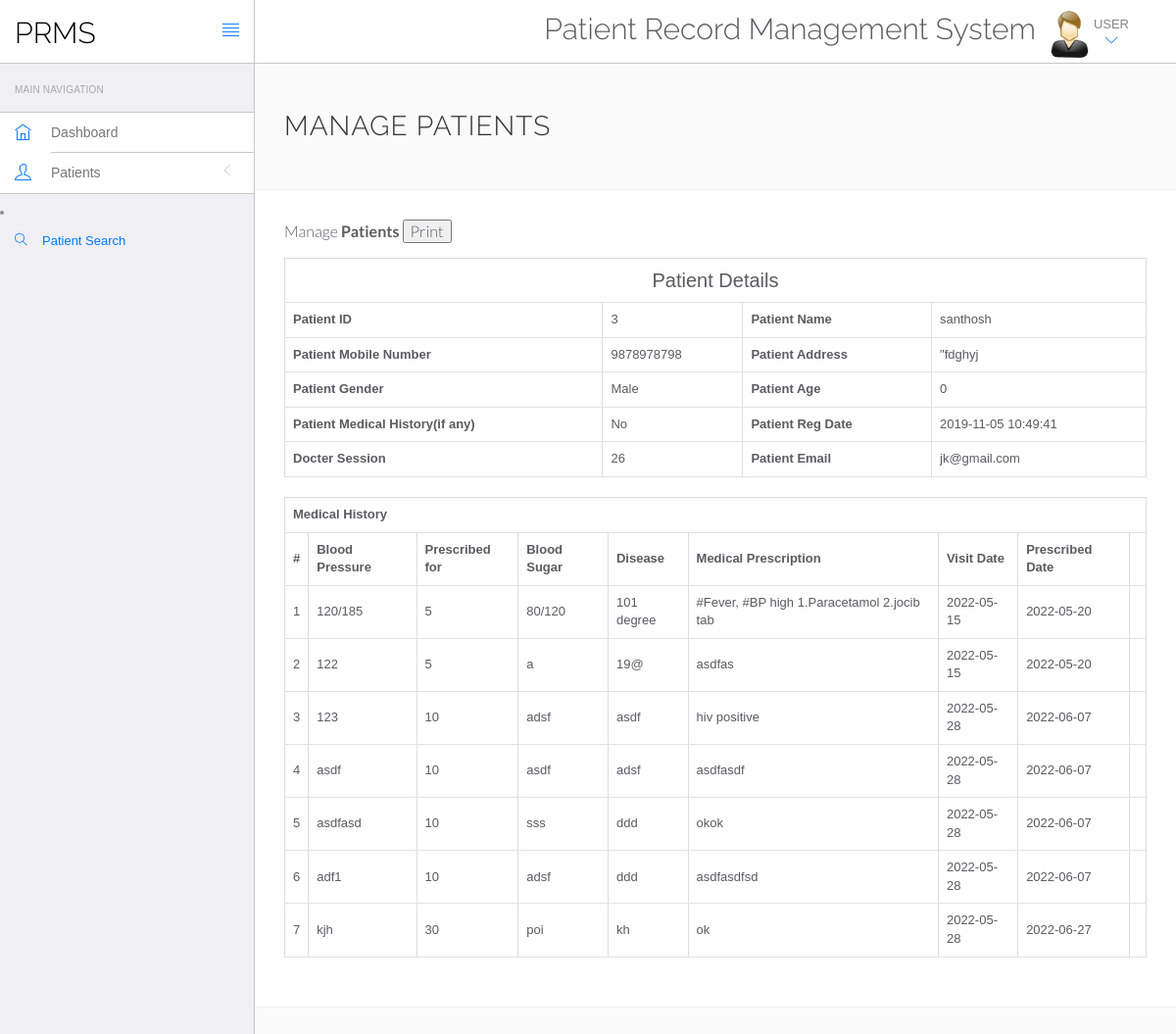
/hms/admin/view-patient.php?viewid=3 (signed in), run on the app's committed database.
### tables this page shows
CREATE TABLE `tblpatient` (
  `ID` int(10) NOT NULL,
  `Docid` int(10) DEFAULT NULL,
  `PatientName` varchar(200) DEFAULT NULL,
  `PatientContno` bigint(10) DEFAULT NULL,
  `PatientEmail` varchar(200) DEFAULT NULL,
  `PatientGender` varchar(50) DEFAULT NULL,
  `PatientAdd` mediumtext DEFAULT NULL,
  `PatientAge` int(10) DEFAULT NULL,
  `PatientMedhis` mediumtext DEFAULT NULL,
  `CreationDate` timestamp NULL DEFAULT current_timestamp(),
  `UpdationDate` timestamp NULL DEFAULT current_timestamp(),
  `doctersession` varchar(50) DEFAULT NULL
);

CREATE TABLE `tblmedicalhistory` (
  `ID` int(10) NOT NULL,
  `PatientID` int(10) DEFAULT NULL,
  `BloodPressure` varchar(200) DEFAULT NULL,
  `BloodSugar` varchar(200) NOT NULL,
  `Weight` varchar(100) DEFAULT NULL,
  `Temperature` varchar(200) DEFAULT NULL,
  `MedicalPres` mediumtext DEFAULT NULL,
  `CreationDate` timestamp NOT NULL DEFAULT current_timestamp() ON UPDATE current_timestamp(),
  `NextVisitDate` timestamp NOT NULL DEFAULT current_timestamp() ON UPDATE current_timestamp()
);

### hms/admin/view-patient.php (the view, shortened to what this page needs)
<?php
include('include/config.php');
?>
<!DOCTYPE html>
<html lang="en">
<head>
  <link rel="stylesheet" href="vendor/bootstrap/css/bootstrap.min.css">
  <link rel="stylesheet" href="vendor/fontawesome/css/font-awesome.min.css">
  <link rel="stylesheet" href="vendor/themify-icons/themify-icons.min.css">
  <link href="vendor/animate.css/animate.min.css" rel="stylesheet" media="screen">
  <link href="vendor/perfect-scrollbar/perfect-scrollbar.min.css" rel="stylesheet" media="screen">
  <link href="vendor/switchery/switchery.min.css" rel="stylesheet" media="screen">
  <link href="vendor/bootstrap-touchspin/jquery.bootstrap-touchspin.min.css" rel="stylesheet" media="screen">
  <link href="vendor/select2/select2.min.css" rel="stylesheet" media="screen">
  <link href="vendor/bootstrap-datepicker/bootstrap-datepicker3.standalone.min.css" rel="stylesheet" media="screen">
  <link href="vendor/bootstrap-timepicker/bootstrap-timepicker.min.css" rel="stylesheet" media="screen">
  <link rel="stylesheet" href="assets/css/styles.css">
  <link rel="stylesheet" href="assets/css/plugins.css">
  <link rel="stylesheet" href="assets/css/themes/theme-1.css" id="skin_color" />
</head>
<body>
  <div id="app">
    <?php include('include/sidebar.php'); ?>
    <div class="app-content">
      <?php include('include/header.php'); ?>
      <div class="main-content">
        <div class="wrap-content container" id="container">
          <section id="page-title">
            <div class="row">
              <div class="col-sm-8">
                <h1 class="mainTitle">Manage Patients</h1>
              </div>
            </div>
          </section>
          <div class="container-fluid container-fullw bg-white">
            <div class="row">
              <div class="col-md-12">
                <h5 class="over-title margin-bottom-15">Manage <span class="text-bold">Patients</span> <input type="button" value="Print" onClick="window.print()"></h5>
                <?php
                $vid = $_GET['viewid'];
                $ret = mysqli_query($con, "select * from tblpatient where ID='$vid'");
                $cnt = 1;
                while ($row = mysqli_fetch_array($ret)) {
                ?>
                  <table border="1" class="table table-bordered">
                    <tr align="center">
                      <td colspan="4" style="font-size:20px;color:blue">
                        Patient Details</td>
                    </tr>
                    <tr>
                    <th scope>Patient ID</th>
                      <td><?php echo $row['ID']; ?></td>
                      <th scope>Patient Name</th>
                      <td><?php echo $row['PatientName']; ?></td>
                    </tr>
                    <tr>
                      <th scope>Patient Mobile Number</th>
                      <td><?php echo $row['PatientContno']; ?></td>
                      <th>Patient Address</th>
                      <td><?php echo $row['PatientAdd']; ?></td>
                    </tr>
                    <tr>
                      <th>Patient Gender</th>
                      <td><?php echo $row['PatientGender']; ?></td>
                      <th>Patient Age</th>
                      <td><?php echo $row['PatientAge']; ?></td>
                    </tr>
                    <tr>
                      <th>Patient Medical History(if any)</th>
                      <td><?php echo $row['PatientMedhis']; ?></td>
                      <th>Patient Reg Date</th>
                      <td><?php echo $row['CreationDate']; ?></td>
                    </tr>
                    <tr>
                      <th>Docter Session</th>
                      <td><?php echo $row['doctersession']; ?></td>
                      <th scope>Patient Email</th>
                      <td><?php echo $row['PatientEmail']; ?></td>
                    </tr>
                  <?php } ?>
                  </table>
                  <?php
                  $ret = mysqli_query($con, "select * from tblmedicalhistory  where PatientID='$vid'");
                  ?>
                  <table id="datatable" class="table table-bordered dt-responsive nowrap" style="border-collapse: collapse; border-spacing: 0; width: 100%;">
                    <tr align="center">
                      <th colspan="10">Medical History</th>
                    </tr>
                    <tr>
                      <th>#</th>
                      <th>Blood Pressure</th>
                      <th>Prescribed for</th>
                      <th>Blood Sugar</th>
                      <th>Disease</th>
                      <th>Medical Prescription</th>
                      <th>Visit Date</th>
                      <th>Prescribed Date</th>
                      <th></th>
                    </tr>
                    <?php
                    while ($row = mysqli_fetch_array($ret)) {
                    ?>
                      <tr>
                        <td><?php echo $cnt; ?></td>
                        <td><?php echo $row['BloodPressure']; ?></td>
                        <td><?php echo $row['Weight']; ?></td>
                        <td><?php echo $row['BloodSugar']; ?></td>
                        <td><?php echo $row['Temperature']; ?></td>
                        <td><?php echo $row['MedicalPres']; ?></td>
                        <td><?php $date= $row['CreationDate']; echo date('Y-m-d', strtotime($date))  ?></td>
                        <td><?php $tempdate =$row['Weight'];  $temp1='+'; $temp2=strval($tempdate); $temp3='days'; $temp4 = $temp1.=$temp2;  $temp5= $temp1.=$temp3;       $Date = $row['CreationDate']; echo date('Y-m-d', strtotime($Date . $temp5)); ?></td>
                        <td><?php echo $row['doctersession']; ?></td>
                     </tr>
                    <?php $cnt = $cnt + 1;
                    } ?>
                  </table>
              </div>
            </div>
          </div>
        </div>
      </div>
</body>
</html>

### hms/admin/assets/css/themes/theme-1.css (style rules this page uses)
body { background: #FAFAFA; }

### data on the page
tblpatient: ID "3", PatientName "santhosh", PatientContno "9878978798", PatientAdd "\"fdghyj", PatientGender "Male", PatientAge "0", PatientMedhis "No", CreationDate "2019-11-05 10:49:41", doctersession "26", PatientEmail "jk@gmail.com"
tblmedicalhistory: BloodPressure "120/185", Weight "5", BloodSugar "80/120", Temperature "101 degree", MedicalPres "#Fever, #BP high 1.Paracetamol 2.jocib tab", CreationDate "2022-05-15", CreationDate "2022-05-20"
tblmedicalhistory: BloodPressure "122", Weight "5", BloodSugar "a", Temperature "19@", MedicalPres "asdfas", CreationDate "2022-05-15", CreationDate "2022-05-20"
tblmedicalhistory: BloodPressure "123", Weight "10", BloodSugar "adsf", Temperature "asdf", MedicalPres "hiv positive", CreationDate "2022-05-28", CreationDate "2022-06-07"
tblmedicalhistory: BloodPressure "asdf", Weight "10", BloodSugar "asdf", Temperature "adsf", MedicalPres "asdfasdf", CreationDate "2022-05-28", CreationDate "2022-06-07"
tblmedicalhistory: BloodPressure "asdfasd", Weight "10", BloodSugar "sss", Temperature "ddd", MedicalPres "okok", CreationDate "2022-05-28", CreationDate "2022-06-07"
tblmedicalhistory: BloodPressure "adf1", Weight "10", BloodSugar "adsf", Temperature "ddd", MedicalPres "asdfasdfsd", CreationDate "2022-05-28", CreationDate "2022-06-07"
tblmedicalhistory: BloodPressure "kjh", Weight "30", BloodSugar "poi", Temperature "kh", MedicalPres "ok", CreationDate "2022-05-28", CreationDate "2022-06-27"
